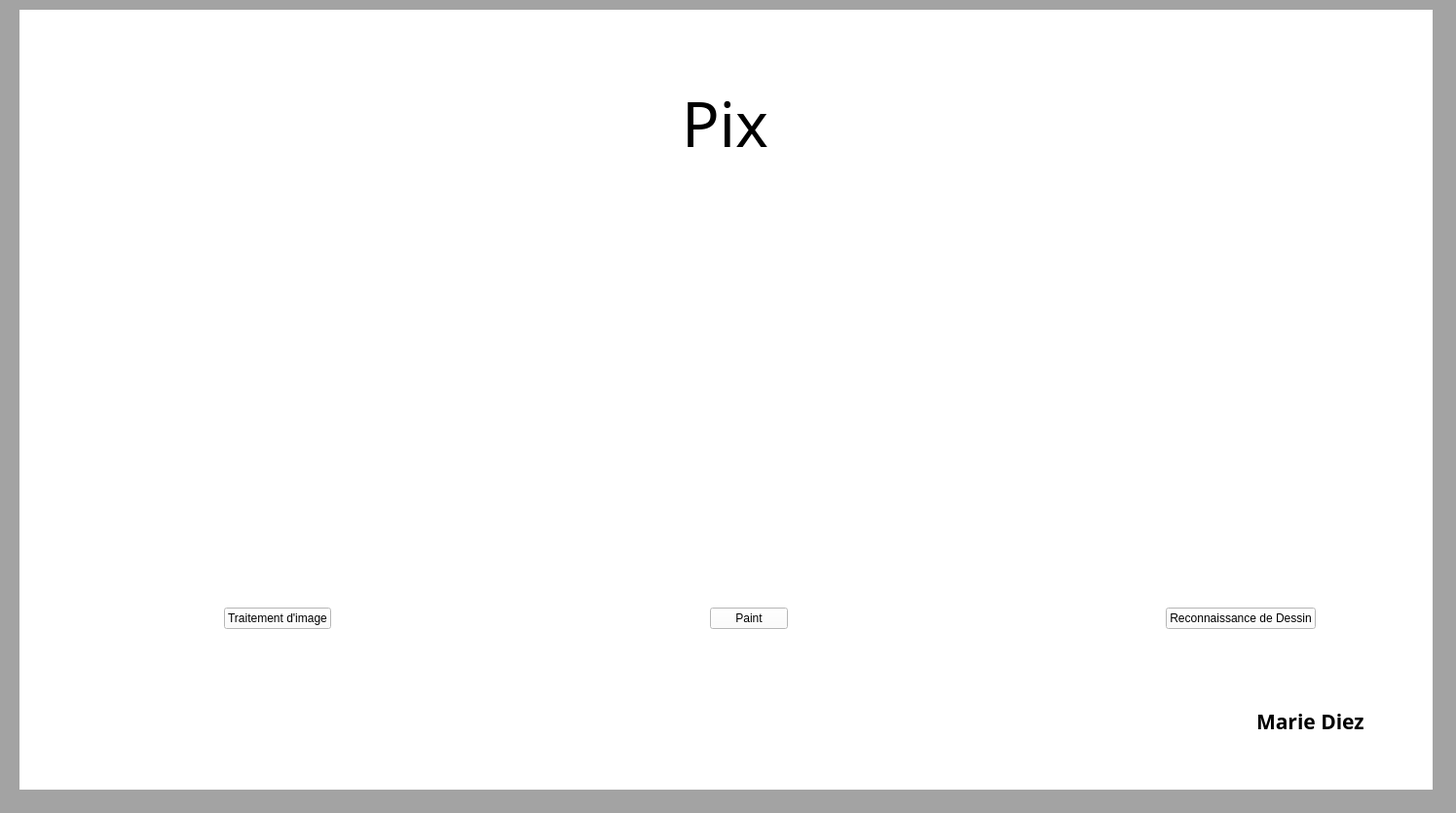
<?xml version="1.0" encoding="UTF-8"?>
<ui version="4.0">
 <class>MainWindow</class>
 <widget class="QMainWindow" name="MainWindow">
  <property name="geometry">
   <rect>
    <x>0</x>
    <y>0</y>
    <width>1495</width>
    <height>835</height>
   </rect>
  </property>
  <property name="windowTitle">
   <string>MainWindow</string>
  </property>
  <property name="styleSheet">
   <string notr="true">background-color: rgb(163, 163, 163);</string>
  </property>
  <widget class="QWidget" name="centralwidget">
   <widget class="QWidget" name="widget" native="true">
    <property name="geometry">
     <rect>
      <x>20</x>
      <y>10</y>
      <width>1451</width>
      <height>801</height>
     </rect>
    </property>
    <property name="styleSheet">
     <string notr="true">background-color: rgb(255, 255, 255);</string>
    </property>
    <widget class="QWidget" name="horizontalLayoutWidget">
     <property name="geometry">
      <rect>
       <x>210</x>
       <y>600</y>
       <width>1121</width>
       <height>51</height>
      </rect>
     </property>
     <layout class="QHBoxLayout" name="horizontalLayout_2">
      <item>
       <widget class="QPushButton" name="pushButton">
        <property name="text">
         <string>Traitement d'image</string>
        </property>
       </widget>
      </item>
      <item>
       <spacer name="horizontalSpacer">
        <property name="orientation">
         <enum>Qt::Horizontal</enum>
        </property>
        <property name="sizeHint" stdset="0">
         <size>
          <width>40</width>
          <height>20</height>
         </size>
        </property>
       </spacer>
      </item>
      <item>
       <widget class="QPushButton" name="pushButton_3">
        <property name="text">
         <string>Paint</string>
        </property>
       </widget>
      </item>
      <item>
       <spacer name="horizontalSpacer_2">
        <property name="orientation">
         <enum>Qt::Horizontal</enum>
        </property>
        <property name="sizeHint" stdset="0">
         <size>
          <width>40</width>
          <height>20</height>
         </size>
        </property>
       </spacer>
      </item>
      <item>
       <widget class="QPushButton" name="pushButton_2">
        <property name="text">
         <string>Reconnaissance de Dessin</string>
        </property>
       </widget>
      </item>
     </layout>
    </widget>
    <widget class="QLabel" name="label_2">
     <property name="geometry">
      <rect>
       <x>40</x>
       <y>220</y>
       <width>491</width>
       <height>341</height>
      </rect>
     </property>
     <property name="font">
      <font>
       <pointsize>7</pointsize>
       <weight>75</weight>
       <bold>true</bold>
      </font>
     </property>
     <property name="text">
      <string/>
     </property>
     <property name="pixmap">
      <pixmap>PixGui/images/manipulation-smartphone-2507499_640.jpg</pixmap>
     </property>
     <property name="scaledContents">
      <bool>true</bool>
     </property>
    </widget>
    <widget class="QLabel" name="label_3">
     <property name="geometry">
      <rect>
       <x>570</x>
       <y>220</y>
       <width>491</width>
       <height>341</height>
      </rect>
     </property>
     <property name="text">
      <string/>
     </property>
     <property name="pixmap">
      <pixmap>PixGui/images/art-1851483_640.jpg</pixmap>
     </property>
     <property name="scaledContents">
      <bool>false</bool>
     </property>
    </widget>
    <widget class="QLabel" name="label_4">
     <property name="geometry">
      <rect>
       <x>1090</x>
       <y>220</y>
       <width>331</width>
       <height>341</height>
      </rect>
     </property>
     <property name="text">
      <string/>
     </property>
     <property name="pixmap">
      <pixmap>PixGui/images/dog-1728494_640.png</pixmap>
     </property>
     <property name="scaledContents">
      <bool>true</bool>
     </property>
    </widget>
    <widget class="QLabel" name="label_5">
     <property name="geometry">
      <rect>
       <x>680</x>
       <y>80</y>
       <width>131</width>
       <height>71</height>
      </rect>
     </property>
     <property name="font">
      <font>
       <family>MathJax_Caligraphic</family>
       <pointsize>48</pointsize>
       <weight>50</weight>
       <italic>false</italic>
       <bold>false</bold>
      </font>
     </property>
     <property name="text">
      <string>Pix</string>
     </property>
    </widget>
    <widget class="QLabel" name="label">
     <property name="geometry">
      <rect>
       <x>1270</x>
       <y>710</y>
       <width>161</width>
       <height>41</height>
      </rect>
     </property>
     <property name="font">
      <font>
       <family>MathJax_Caligraphic</family>
       <pointsize>16</pointsize>
       <weight>75</weight>
       <bold>true</bold>
      </font>
     </property>
     <property name="text">
      <string>Marie Diez</string>
     </property>
    </widget>
   </widget>
  </widget>
  <widget class="QMenuBar" name="menubar">
   <property name="geometry">
    <rect>
     <x>0</x>
     <y>0</y>
     <width>1495</width>
     <height>25</height>
    </rect>
   </property>
  </widget>
  <widget class="QStatusBar" name="statusbar"/>
 </widget>
 <resources/>
 <connections/>
</ui>
